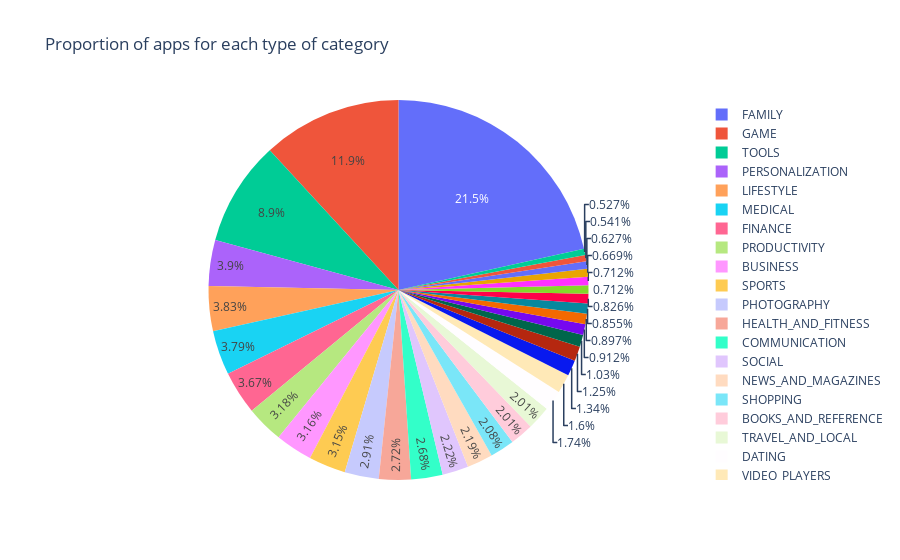

Write notebook code for a chart like this one.
### Markdown cell above
### Distribution of Apps per Category

### Code cell
#Number of Apps per category 
number_of_apps_in_category = dfm['Category'].value_counts().sort_values(ascending=True)
# number_of_apps_in_category
data1 = [go.Pie(
        labels = number_of_apps_in_category.index,
        values = number_of_apps_in_category.values,
        hoverinfo = 'label+value')]

mylayout = go.Layout(
    title="Proportion of apps for each type of category"
)

fig = go.Figure(data=data1, layout=mylayout)

plotly.offline.iplot(fig,filename='active_category')

### Figure 1 — Plotly figure (JSON) as saved in the notebook; plotly's stock layout.template omitted (floating-point values rounded to 4 significant figures)
{"data": [{"hoverinfo": "label+value", "labels": ["BEAUTY", "EVENTS", "PARENTING", "COMICS", "WEATHER", "HOUSE_AND_HOME", "ART_AND_DESIGN", "LIBRARIES_AND_DEMO", "AUTO_AND_VEHICLES", "ENTERTAINMENT", "FOOD_AND_DRINK", "EDUCATION", "MAPS_AND_NAVIGATION", "VIDEO_PLAYERS", "DATING", "BOOKS_AND_REFERENCE", "TRAVEL_AND_LOCAL", "SHOPPING", "NEWS_AND_MAGAZINES", "SOCIAL", "COMMUNICATION", "HEALTH_AND_FITNESS", "PHOTOGRAPHY", "SPORTS", "BUSINESS", "PRODUCTIVITY", "FINANCE", "MEDICAL", "LIFESTYLE", "PERSONALIZATION", "TOOLS", "GAME", "FAMILY"], "type": "pie", "values": [37, 38, 44, 47, 50, 50, 58, 60, 63, 64, 72, 88, 94, 112, 122, 141, 141, 146, 154, 156, 188, 191, 204, 221, 222, 223, 258, 266, 269, 274, 625, 832, 1511]}], "layout": {"title": {"text": "Proportion of apps for each type of category"}}}
